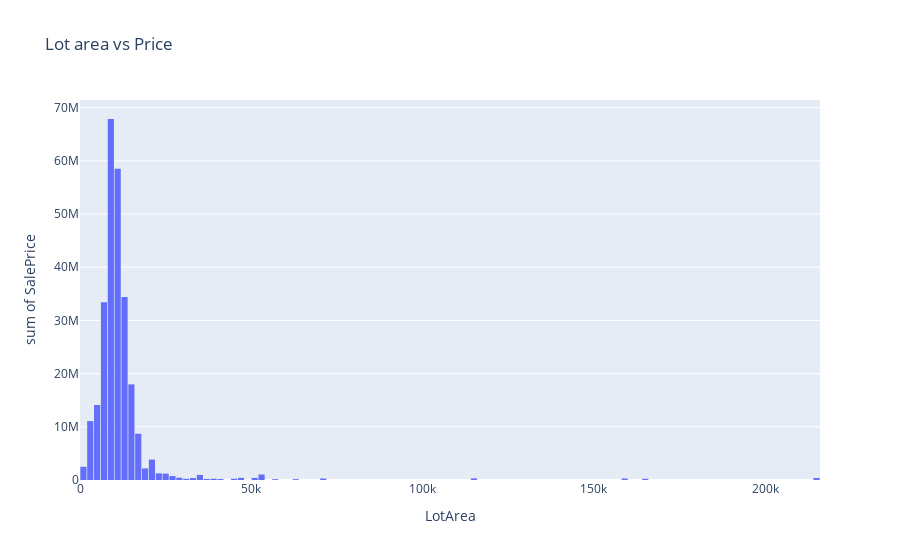

Notebook code for this chart:
### Code cell
fig = px.histogram(prices_df, x='LotArea', y='SalePrice', title='Lot area vs Price')
fig.update_layout(bargap=0.1)
fig.show()

### Figure 1 — Plotly figure (JSON) as saved in the notebook; plotly's stock layout.template omitted (floating-point values rounded to 4 significant figures; data arrays with more than 128 entries replaced by an {"elided": "..."} marker saying what was removed)
{"data": [{"alignmentgroup": "True", "bingroup": "x", "histfunc": "sum", "hovertemplate": "LotArea=%{x}<br>sum of SalePrice=%{y}<extra></extra>", "legendgroup": "", "marker": {"color": "#636efa", "pattern": {"shape": ""}}, "name": "", "offsetgroup": "", "orientation": "v", "showlegend": false, "type": "histogram", "x": {"elided": "1460 int values"}, "xaxis": "x", "y": {"elided": "1460 int values"}, "yaxis": "y"}], "layout": {"bargap": 0.1, "barmode": "relative", "legend": {"tracegroupgap": 0}, "title": {"text": "Lot area vs Price"}, "xaxis": {"anchor": "y", "domain": [0, 1], "title": {"text": "LotArea"}}, "yaxis": {"anchor": "x", "domain": [0, 1], "title": {"text": "sum of SalePrice"}}}}
